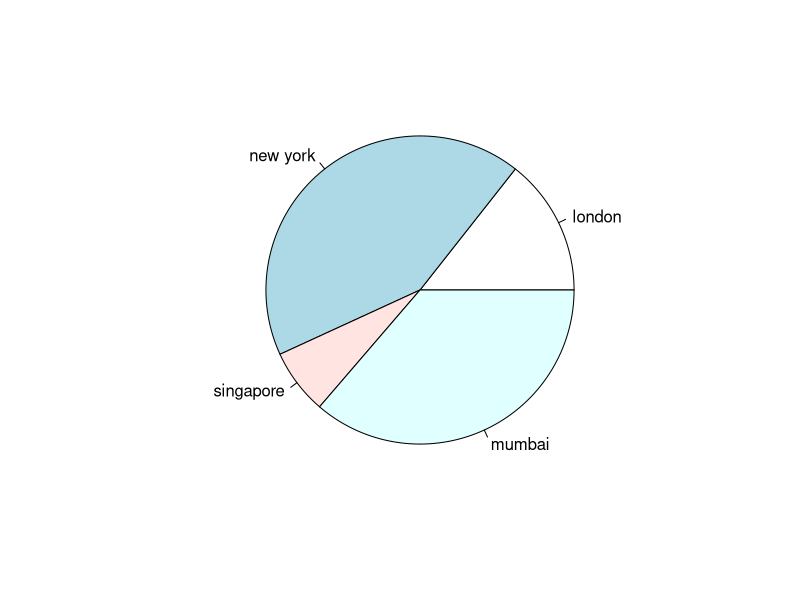

Generate this figure with R:
x<-c(21,62,10,53)
labels<- c("london","new york","singapore","mumbai")
png(file="city.png")
pie(x,labels)
dev.off()
